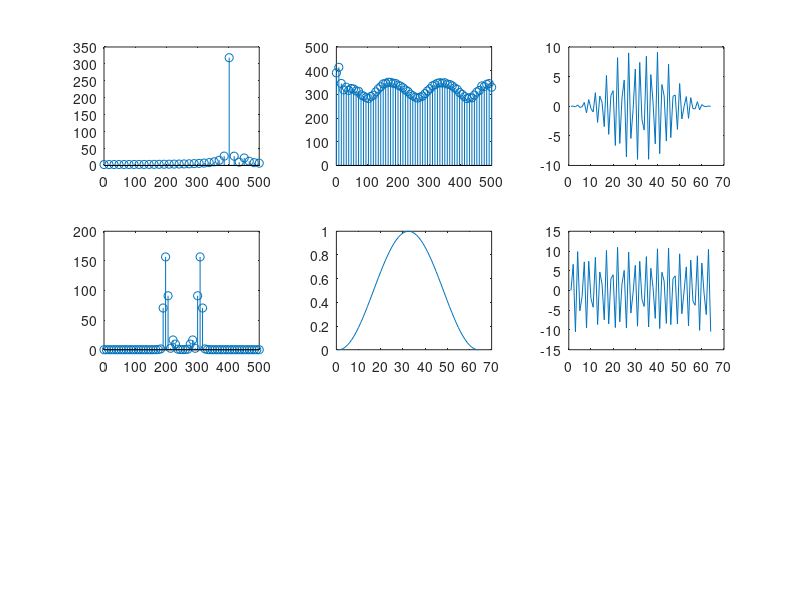

Recreate this plot in MATLAB.
# Procesarea semnalelor
# Laborator 8

clear all; close all;

# 1 2
load('notes_signal.mat');

[row, N] = size(notes_signal);
t = linspace(0, fs/2, N / 2);

notes_signal_fft = fft(notes_signal);
s_plot = notes_signal_fft(1:N/2);
figure 1
subplot(3, 3, 1);
stem(t, abs(s_plot));

# 3 Signal with window
added = zeros(1, 32);
s_extended = s_plot;
s_extended = [s_extended, added];
s_extended_fft = fft(s_extended);
subplot(3, 3, 2);
stem(linspace(0, fs/2, N), abs(s_extended_fft));

window = hann(N);
subplot(3, 3, 5);
plot(window);
s_window = notes_signal .* window';
subplot(3, 3, 3);
plot(s_window);
subplot(3, 3, 6);
plot(notes_signal);
s_window_fft = fft(s_window);
subplot(3, 3, 4);
stem(linspace(0, fs/2, N), abs(s_window_fft));